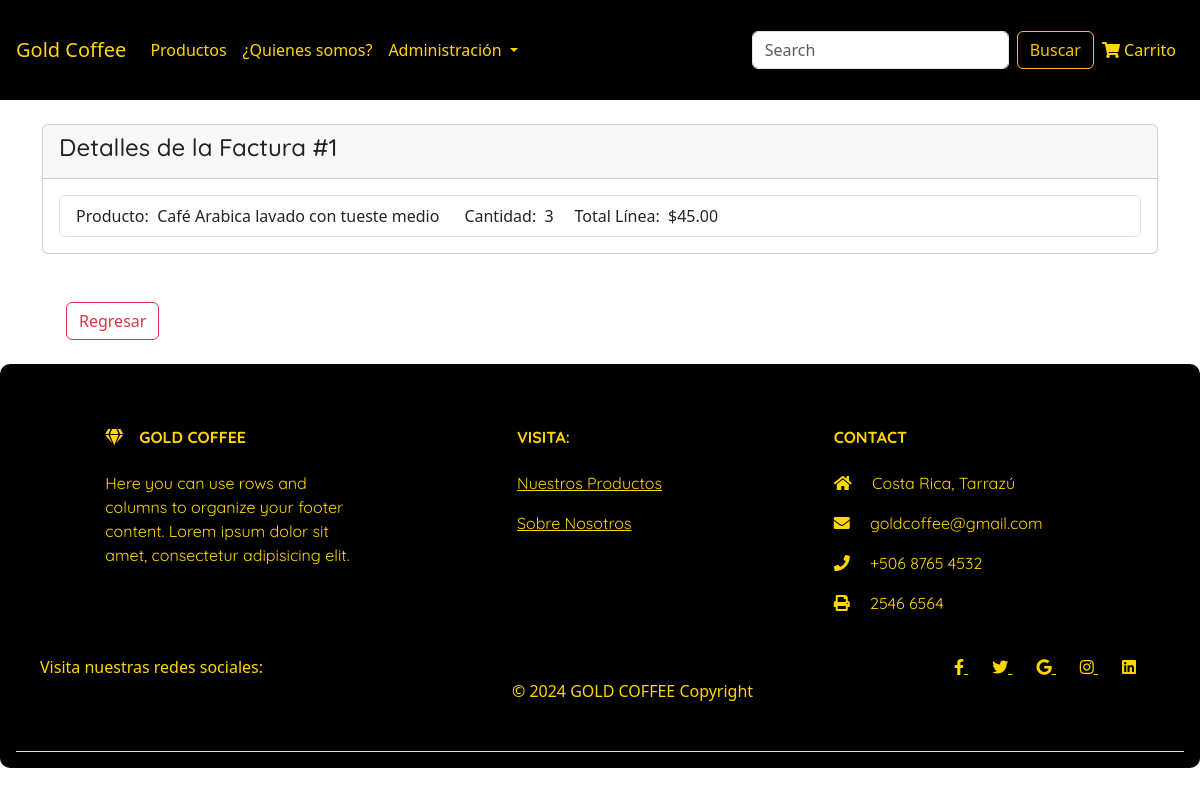
Screenshot of /SC502_2C2024_S_G4/views/detallesFactura.php?id_factura=1 with the database file from the repository.
### tables this page shows
CREATE TABLE `venta` (
  `id_venta` int(11) NOT NULL,
  `id_factura` int(11) DEFAULT NULL,
  `id_producto` int(11) DEFAULT NULL,
  `precio` decimal(10,2) NOT NULL,
  `cantidad` int(11) NOT NULL
);

CREATE TABLE `producto` (
  `id_producto` int(11) NOT NULL,
  `especie_cafe` varchar(50) NOT NULL,
  `tipo_proceso` varchar(50) NOT NULL,
  `tipo_tueste` varchar(50) NOT NULL,
  `descripcion` varchar(255) NOT NULL,
  `precio` decimal(10,2) NOT NULL,
  `existencias` int(11) NOT NULL,
  `ruta_imagen` varchar(255) NOT NULL,
  `activo` tinyint(1) NOT NULL DEFAULT 1
);

### SC502_2C2024_S_G4/model/facturasModel.php (called while the page is built, shortened)
<?php
require_once('../model/conexionModel.php');
class facturasModel{
    public static function get_detalle_factura($id_factura) {
        try {
            $scriptSQL = "
                SELECT v.id_venta, p.descripcion AS producto, v.cantidad, v.precio, (v.cantidad * v.precio) AS total_linea,f.total
                FROM venta v
                JOIN producto p ON v.id_producto = p.id_producto
                JOIN factura f ON v.id_factura=f.id_factura
                WHERE v.id_factura = " . intval($id_factura);
            return conexionModel::now_execute($scriptSQL);
        } catch (Exception $e) {
            echo "Error: " . $e->getMessage();
        }
    }
}
?>

### SC502_2C2024_S_G4/model/conexionModel.php (called while the page is built, shortened)
<?php
class conexionModel{
    public static function execute($scriptSQL){
        try{
            $conexion = mysqli_connect(
                'localhost',
                'root',
                '',
                'gold_coffee',
            )or die ('No puede conectarse a la BD');
            $script = mysqli_query($conexion, $scriptSQL);
            $resultado=array(
                'exito' =>$script,
                'error'=>mysqli_error($conexion),
                'conexion'=>$conexion
            );
            return $resultado;
        }catch(Exception $e){
            echo 'Error: '.$e->getMessage();
        }
    }
    public static function now_execute($scriptSQL){
        try {
            $resultado = self::execute($scriptSQL);
            $registros = array();
            if($resultado['exito']){
                while($filas = mysqli_fetch_array($resultado['exito'],MYSQLI_ASSOC)){
                    $registros[] = $filas;
                }
            }
            return $registros;
        } catch (Exception $e) {
            echo "Error: ". $e->getMessage();
        }
    }
}
?>

### SC502_2C2024_S_G4/controller/facturasController.php (called while the page is built, shortened)
<?php
require_once('../model/facturasModel.php');
class facturasController
{
    public static function view_get_detalle_factura($id_factura) {
        return facturasModel::get_detalle_factura($id_factura);
    }
}

### SC502_2C2024_S_G4/views/detallesFactura.php (the view, shortened to what this page needs)
<?php
require_once('../controller/facturasController.php');
if (isset($_GET['id_factura'])) {
    $id_factura = intval($_GET['id_factura']);
    $detalle_factura = facturasController::view_get_detalle_factura($id_factura);
} else {
    die("Error: ID de factura no especificado.");
}
?>
<!DOCTYPE html>
<html lang="en">
<head>
    <link rel="stylesheet" href="https://cdnjs.cloudflare.com/ajax/libs/font-awesome/5.15.3/css/all.min.css" />
    <link href="https://cdn.jsdelivr.net/npm/bootstrap@5.3.3/dist/css/bootstrap.min.css" rel="stylesheet">
</head>
<body>
    <header>
        <?php include 'header.php'; ?>
    </header>
    <div class="container">
        <div class="row">
            <div class="col-md-12">
                <div class="card mb-4 mt-4">
                    <div class="card-header">
                        <h4>Detalles de la Factura #<?= htmlspecialchars($id_factura) ?></h4>
                    </div>
                    <div class="card-body">
                        <ul class="list-group">
                            <?php foreach ($detalle_factura as $item): ?>
                                <li class="list-group-item">
                                    <span>Producto:&nbsp;&nbsp;<?= htmlspecialchars($item['producto']) ?> &nbsp;&nbsp;&nbsp;&nbsp;</span>
                                    <span>Cantidad:&nbsp;&nbsp;<?= htmlspecialchars($item['cantidad']) ?>&nbsp;&nbsp;&nbsp;&nbsp;</span>
                                    <span>Total Línea:&nbsp;&nbsp;$<?= number_format($item['total_linea'], 2) ?>&nbsp;&nbsp;&nbsp;&nbsp;</span>
                                </li>
                            <?php endforeach; ?>
                        </ul>
                    </div>
                </div>
            </div>
        </div>
        <a href="facturas.php" class="btn btn-outline-danger m-4">Regresar</a>
    </div>
    <footer>
        <?php include 'footer.php'; ?>
    </footer>
</body>
</html>

### SC502_2C2024_S_G4/views/detallesFactura.php (style rules this page uses)
h1, h2, h3, h4, h5, h6, p { font-family: "Quicksand", sans-serif; }

### rows the page displays
venta: id_producto.descripcion "Café Arabica lavado con tueste medio", cantidad "3", total_linea "45.00"

### other values shown
$id_factura "1"
